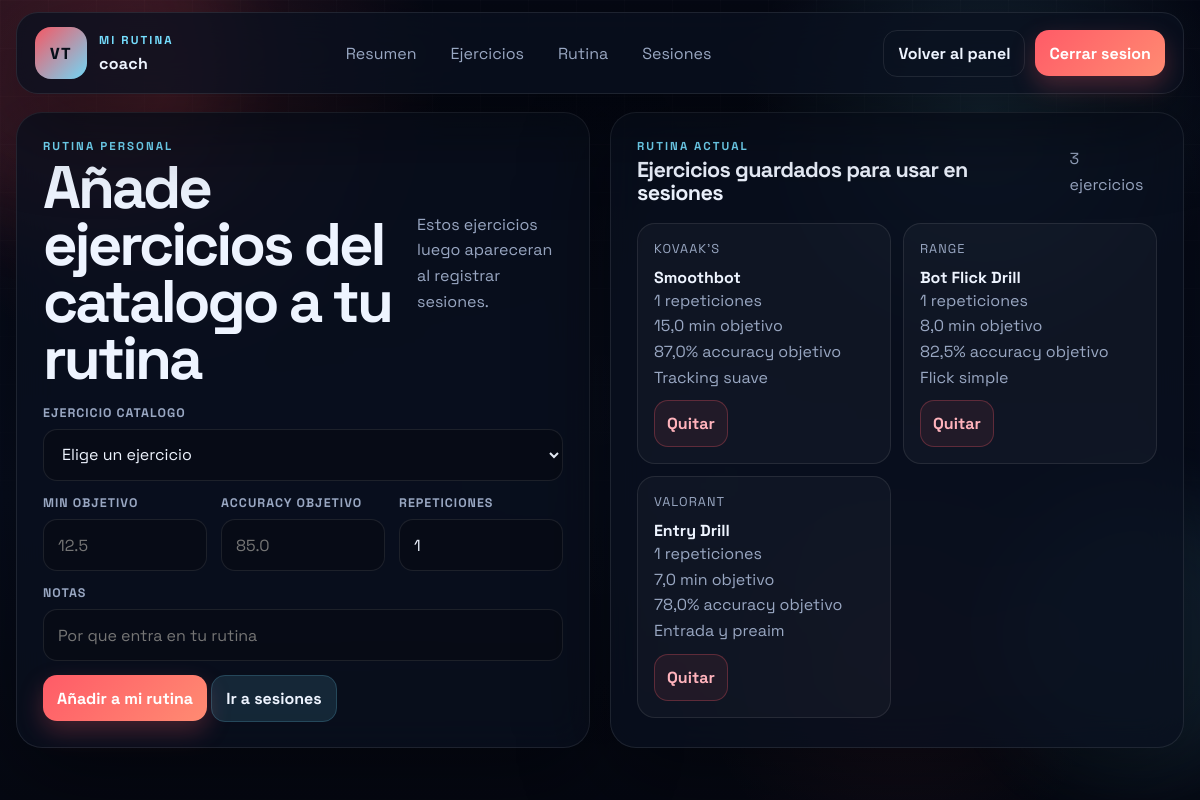
The page /routine.php (signed in) on the database its author committed.
### tables this page shows
CREATE TABLE IF NOT EXISTS users (
    id INT UNSIGNED NOT NULL AUTO_INCREMENT,
    username VARCHAR(50) NOT NULL,
    email VARCHAR(120) NOT NULL,
    password_hash VARCHAR(255) NOT NULL,
    created_at TIMESTAMP NOT NULL DEFAULT CURRENT_TIMESTAMP,
    updated_at TIMESTAMP NOT NULL DEFAULT CURRENT_TIMESTAMP ON UPDATE CURRENT_TIMESTAMP,
    PRIMARY KEY (id),
    UNIQUE KEY uq_users_username (username),
    UNIQUE KEY uq_users_email (email)
);

CREATE TABLE IF NOT EXISTS user_routine_items (
    id INT UNSIGNED NOT NULL AUTO_INCREMENT,
    user_id INT UNSIGNED NOT NULL,
    routine_name VARCHAR(120) NOT NULL DEFAULT 'Rutina principal',
    exercise_id INT UNSIGNED NOT NULL,
    sort_order INT NOT NULL DEFAULT 0,
    repetitions INT UNSIGNED NOT NULL DEFAULT 1,
    target_minutes DECIMAL(6,2) NULL,
    target_accuracy DECIMAL(5,2) NULL,
    notes TEXT NULL,
    created_at TIMESTAMP NOT NULL DEFAULT CURRENT_TIMESTAMP,
    updated_at TIMESTAMP NOT NULL DEFAULT CURRENT_TIMESTAMP ON UPDATE CURRENT_TIMESTAMP,
    PRIMARY KEY (id),
    UNIQUE KEY uq_user_routine_user_name_exercise (user_id, routine_name, exercise_id),
    KEY idx_user_routine_user (user_id),
    KEY idx_user_routine_name (routine_name),
    KEY idx_user_routine_exercise (exercise_id),
    CONSTRAINT fk_user_routine_user
        FOREIGN KEY (user_id) REFERENCES users (id)
        ON DELETE CASCADE,
    CONSTRAINT fk_user_routine_exercise
        FOREIGN KEY (exercise_id) REFERENCES training_exercises (id)
        ON DELETE CASCADE
);

CREATE TABLE IF NOT EXISTS training_exercises (
    id INT UNSIGNED NOT NULL AUTO_INCREMENT,
    platform VARCHAR(40) NOT NULL,
    exercise_name VARCHAR(190) NOT NULL,
    notes TEXT NULL,
    created_at TIMESTAMP NOT NULL DEFAULT CURRENT_TIMESTAMP,
    updated_at TIMESTAMP NOT NULL DEFAULT CURRENT_TIMESTAMP ON UPDATE CURRENT_TIMESTAMP,
    PRIMARY KEY (id),
    UNIQUE KEY uq_training_exercises_platform_name (platform, exercise_name)
);

### helpers.php (called while the page is built, shortened)
<?php
function h($value): string
{
    return htmlspecialchars((string) $value, ENT_QUOTES, 'UTF-8');
}
function asset_version(string $path): string
{
    $absolutePath = __DIR__ . '/' . ltrim($path, '/');
    $modifiedTime = @filemtime($absolutePath);
    return $modifiedTime !== false ? (string) $modifiedTime : (string) time();
}
function current_user(PDO $pdo): ?array
{
    $statement = $pdo->prepare('SELECT id, username, email, created_at FROM users WHERE id = :id LIMIT 1');
    $statement->execute(['id' => (int) $_SESSION['user_id']]);
    $user = $statement->fetch();
    return $user ?: null;
}
function format_int_es(int $value): string
{
    return number_format($value, 0, ',', '.');
}
function format_float_es(float $value, int $decimals = 2): string
{
    return number_format($value, $decimals, ',', '.');
}
function column_exists(PDO $pdo, string $table, string $column): bool
{
    static $cache = [];
    $cacheKey = $table . '.' . $column;
    $statement = $pdo->prepare(
        'SELECT 1
         FROM information_schema.columns
         WHERE table_schema = DATABASE()
           AND table_name = :table_name
           AND column_name = :column_name
         LIMIT 1'
    );
    $statement->execute([
        'table_name' => $table,
        'column_name' => $column,
    ]);
    $cache[$cacheKey] = (bool) $statement->fetchColumn();
    return $cache[$cacheKey];
}

### app_context.php (called while the page is built, shortened)
<?php
function fetch_user_routine_items(PDO $pdo, int $userId): array
{
    $hasRepetitions = column_exists($pdo, 'user_routine_items', 'repetitions');
    $statement = $pdo->prepare(
        'SELECT uri.id, uri.user_id, uri.exercise_id, uri.sort_order, ' . ($hasRepetitions ? 'uri.repetitions' : '1 AS repetitions') . ', uri.target_minutes, uri.target_accuracy, uri.notes,
                te.platform, te.exercise_name, te.notes AS exercise_notes
         FROM user_routine_items uri
         INNER JOIN training_exercises te ON te.id = uri.exercise_id
         WHERE uri.user_id = :user_id
         ORDER BY uri.sort_order ASC, uri.id ASC'
    );
    $statement->execute(['user_id' => $userId]);
    return $statement->fetchAll();
}

### routine.php (the view, shortened to what this page needs)
<?php
require_once __DIR__ . '/db.php';
require_once __DIR__ . '/helpers.php';
require_once __DIR__ . '/app_context.php';
$pdo = null;
try {
    $pdo = db();
} catch (Throwable $throwable) {
    $dbError = 'No se pudo conectar a la base de datos. Revisa la configuracion de InfinityFree.';
}
$user = null;
$routineItems = [];
if ($pdo instanceof PDO) {
    $user = current_user($pdo);
    $routineItems = fetch_user_routine_items($pdo, (int) $user['id']);
}
?>
<!doctype html>
<html lang="es">
<head>
  <link rel="stylesheet" href="styles.css?v=<?= h(asset_version('styles.css')) ?>" />
</head>
<body>
  <div class="bg-orb orb-a"></div>
  <div class="bg-orb orb-b"></div>
  <div class="bg-grid"></div>
  <header class="site-header card">
    <div class="brand brand-lockup">
      <div class="brand-mark">VT</div>
      <div>
        <p class="eyebrow">Mi rutina</p>
        <h1><?= $user ? h($user['username']) : 'Training Log' ?></h1>
      </div>
    </div>
    <nav class="site-nav" aria-label="Principal">
      <a href="dashboard.php">Resumen</a>
      <a href="exercises.php">Ejercicios</a>
      <a href="routine.php">Rutina</a>
      <a href="sessions.php">Sesiones</a>
    </nav>
    <div class="header-actions">
      <a class="ghost-btn" href="dashboard.php">Volver al panel</a>
      <form action="actions.php" method="post" class="header-logout-form">
        <button class="primary-btn" type="submit">Cerrar sesion</button>
      </form>
    </div>
  </header>
  <main class="page-shell page-shell-two">
    <section class="card overview-card">
      <div class="section-title">
        <div>
          <p class="eyebrow">Rutina personal</p>
          <h2>Añade ejercicios del catalogo a tu rutina</h2>
        </div>
        <p class="small-muted">Estos ejercicios luego apareceran al registrar sesiones.</p>
      </div>
      <form class="entry-form compact-form" action="actions.php" method="post">
        <div class="form-grid-three">
          <label class="full">
            <span>Ejercicio catalogo</span>
            <select name="exercise_id" required>
              <option value="">Elige un ejercicio</option>
            </select>
          </label>
          <label>
            <span>Min objetivo</span>
            <input type="text" name="target_minutes" placeholder="12.5" />
          </label>
          <label>
            <span>Accuracy objetivo</span>
            <input type="text" name="target_accuracy" placeholder="85.0" />
          </label>
          <label>
            <span>Repeticiones</span>
            <input type="number" name="routine_repetitions" min="1" value="1" />
          </label>
          <label class="full">
            <span>Notas</span>
            <input type="text" name="routine_item_notes" placeholder="Por que entra en tu rutina" />
          </label>
        </div>
        <div class="actions">
          <button class="primary-btn" type="submit">Añadir a mi rutina</button>
          <a class="secondary-btn" href="sessions.php">Ir a sesiones</a>
        </div>
      </form>
    </section>
    <section class="card overview-card">
      <div class="section-title">
        <div>
          <p class="eyebrow">Rutina actual</p>
          <h3>Ejercicios guardados para usar en sesiones</h3>
        </div>
        <p class="small-muted"><?= h((string) count($routineItems)) ?> ejercicios</p>
      </div>
      <div class="routine-grid">
        <?php foreach ($routineItems as $routineItem): ?>
          <article class="routine-card">
            <div>
              <p class="panel-label"><?= h((string) $routineItem['platform']) ?></p>
              <h4><?= h((string) $routineItem['exercise_name']) ?></h4>
              <p class="small-muted"><?= h(format_int_es((int) $routineItem['repetitions'])) ?> repeticiones</p>
              <p class="small-muted"><?= h($routineItem['target_minutes'] !== null ? format_float_es((float) $routineItem['target_minutes'], 1) . ' min objetivo' : 'Sin min objetivo') ?></p>
              <p class="small-muted"><?= h($routineItem['target_accuracy'] !== null ? format_float_es((float) $routineItem['target_accuracy'], 1) . '% accuracy objetivo' : 'Sin accuracy objetivo') ?></p>
              <p class="small-muted"><?= h((string) ($routineItem['notes'] ?: 'Sin notas')) ?></p>
            </div>
            <form action="actions.php" method="post" onsubmit="return confirm('Eliminar este ejercicio de tu rutina?');">
              <button class="row-action" type="submit">Quitar</button>
            </form>
          </article>
        <?php endforeach; ?>
      </div>
    </section>
  </main>
</body>
</html>

### rows shown on the page
users: username "coach"
user_routine_items: exercise.platform "KOVAAK'S", exercise.exercise_name "Smoothbot", repetitions "1", target_minutes "15,0 min objetivo", target_accuracy "87,0% accuracy objetivo", notes "Tracking suave"
user_routine_items: exercise.platform "RANGE", exercise.exercise_name "Bot Flick Drill", repetitions "1", target_minutes "8,0 min objetivo", target_accuracy "82,5% accuracy objetivo", notes "Flick simple"
user_routine_items: exercise.platform "VALORANT", exercise.exercise_name "Entry Drill", repetitions "1", target_minutes "7,0 min objetivo", target_accuracy "78,0% accuracy objetivo", notes "Entrada y preaim"

### other values the page prints
count($routineItems) "3"
